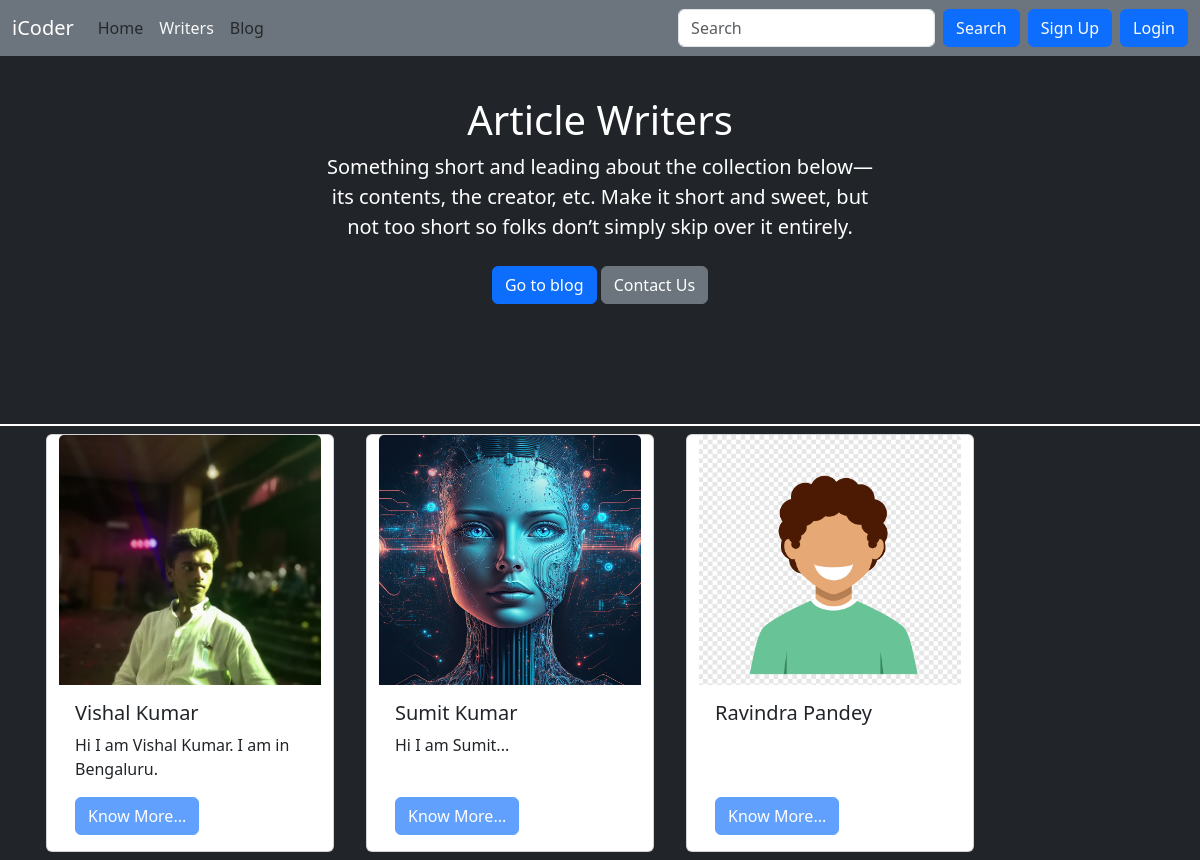
/writers/, run on an earlier commit of the app's database.
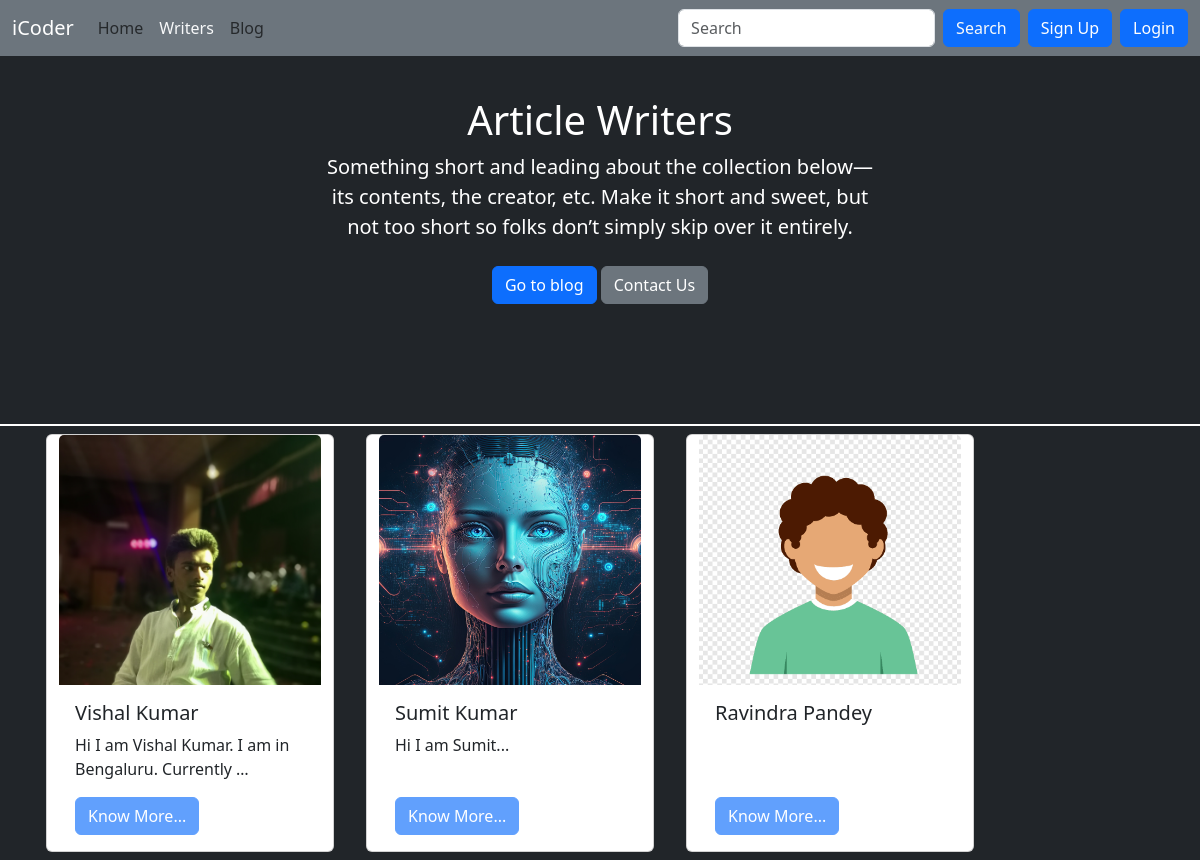
And on a later commit of the database.
### writers/models.py (models this page shows, shortened)
class Writer(models.Model):
    sno = models.AutoField(primary_key=True)
    username = models.CharField(max_length=15)
    firstName = models.CharField(max_length=100)
    lastName = models.CharField(max_length=100)
    email = models.CharField(max_length=100)
    password = models.CharField(max_length=100)
    bio = models.CharField(max_length=1000, default="")
    userImage  = models.ImageField(upload_to='blog/user', default='blog/user/default_user.png')

### writers/views.py (the view)
# urls.py: path('', views.WritersView.as_view(), name='writers'),
class WritersView(View):
    def get(self, request):
        users = Writer.objects.all()
        context = {'users' : users}
        return render(request, 'writers/writers.html', context)

### templates/writers/writers.html (shortened to what this page needs)
{% extends "base.html" %}
{% block aboutactive %} text-light {% endblock aboutactive %}
{% block body %}
<div class="bg-dark">
  <section class="py-5 text-center container">
    <div class="row py-lg-5">
      <div class="col-lg-6 col-md-8 mx-auto">
        <h1 class="fw-light text-white">Article Writers</h1>
        <p class="lead text-white">Something short and leading about the collection below—its contents, the creator,
          etc. Make it short and sweet, but not too short so folks don’t simply skip over it entirely.</p>
        <p>
          <a href="/blog" class="btn btn-primary my-2">Go to blog</a>
          <a href="/contact" class="btn btn-secondary my-2">Contact Us</a>
        </p>
      </div>
    </div>
  </section>
  <div class="border border-white w-100 h-10"></div>
  <div class="container">
    <div class="row justify-content-left">
      {% for writer in users %}
      <div class="card mx-3 my-2" style="width: 18rem;">
        <img src="/media/{{writer.userImage}}" onerror="this.src='/media/blog/user/default_user.png'" class="card-img-top" style="width: 262px; height: 250px; object-fit: cover; object-position: top;" alt="...">
        <div class="card-body">
          <h5 class="card-title">{{writer.firstName}} {{writer.lastName}}</h5>
          <p class="card-text" style="height: 3rem;">{{writer.bio|truncatewords:10}}</p>
          {% if user.is_authenticated %}
          <a href="/writers/{{writer.username}}" class="btn btn-primary">Know More...</a>
          {% else %}
          <button class="btn btn-primary" disabled>Know More...</button>
          {% endif %}
        </div>
      </div>
      {% endfor %}
    </div>
  </div>
</div>
{% endblock body %}

What changed in the data, as far as the page shows it:
changed Writer "Vishal": bio "Hi I am Vishal Kumar. I am in Bengaluru." → "Hi I am Vishal Kumar. I am in Bengaluru. Currently …"
